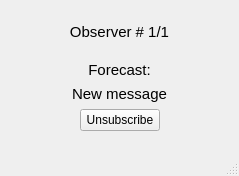
<?xml version="1.0" encoding="UTF-8"?>
<ui version="4.0">
 <class>ForecastDisplay</class>
 <widget class="QMainWindow" name="ForecastDisplay">
  <property name="geometry">
   <rect>
    <x>0</x>
    <y>0</y>
    <width>239</width>
    <height>176</height>
   </rect>
  </property>
  <property name="windowTitle">
   <string>MainWindow</string>
  </property>
  <widget class="QWidget" name="centralwidget">
   <layout class="QGridLayout" name="gridLayout">
    <item row="0" column="0">
     <layout class="QVBoxLayout" name="verticalLayout">
      <item>
       <spacer name="verticalSpacer">
        <property name="orientation">
         <enum>Qt::Vertical</enum>
        </property>
        <property name="sizeHint" stdset="0">
         <size>
          <width>20</width>
          <height>40</height>
         </size>
        </property>
       </spacer>
      </item>
      <item>
       <widget class="QLabel" name="labelId">
        <property name="font">
         <font>
          <pointsize>11</pointsize>
          <weight>50</weight>
          <bold>false</bold>
         </font>
        </property>
        <property name="text">
         <string>Observer # 1/1</string>
        </property>
        <property name="alignment">
         <set>Qt::AlignCenter</set>
        </property>
       </widget>
      </item>
      <item>
       <spacer name="verticalSpacer_2">
        <property name="orientation">
         <enum>Qt::Vertical</enum>
        </property>
        <property name="sizeHint" stdset="0">
         <size>
          <width>20</width>
          <height>40</height>
         </size>
        </property>
       </spacer>
      </item>
      <item>
       <widget class="QLabel" name="label">
        <property name="font">
         <font>
          <pointsize>11</pointsize>
          <weight>50</weight>
          <bold>false</bold>
         </font>
        </property>
        <property name="text">
         <string>Forecast:</string>
        </property>
        <property name="alignment">
         <set>Qt::AlignCenter</set>
        </property>
       </widget>
      </item>
      <item>
       <widget class="QLabel" name="messageLabel">
        <property name="font">
         <font>
          <pointsize>11</pointsize>
          <weight>50</weight>
          <bold>false</bold>
         </font>
        </property>
        <property name="text">
         <string>New message</string>
        </property>
        <property name="alignment">
         <set>Qt::AlignCenter</set>
        </property>
       </widget>
      </item>
      <item>
       <layout class="QHBoxLayout" name="horizontalLayout_2">
        <item>
         <spacer name="horizontalSpacer_3">
          <property name="orientation">
           <enum>Qt::Horizontal</enum>
          </property>
          <property name="sizeHint" stdset="0">
           <size>
            <width>40</width>
            <height>20</height>
           </size>
          </property>
         </spacer>
        </item>
        <item>
         <widget class="QPushButton" name="unsubscribeButton">
          <property name="text">
           <string>Unsubscribe</string>
          </property>
         </widget>
        </item>
        <item>
         <spacer name="horizontalSpacer_4">
          <property name="orientation">
           <enum>Qt::Horizontal</enum>
          </property>
          <property name="sizeHint" stdset="0">
           <size>
            <width>40</width>
            <height>20</height>
           </size>
          </property>
         </spacer>
        </item>
       </layout>
      </item>
      <item>
       <spacer name="verticalSpacer_3">
        <property name="orientation">
         <enum>Qt::Vertical</enum>
        </property>
        <property name="sizeHint" stdset="0">
         <size>
          <width>20</width>
          <height>40</height>
         </size>
        </property>
       </spacer>
      </item>
     </layout>
    </item>
   </layout>
  </widget>
  <widget class="QMenuBar" name="menubar">
   <property name="geometry">
    <rect>
     <x>0</x>
     <y>0</y>
     <width>239</width>
     <height>21</height>
    </rect>
   </property>
  </widget>
  <widget class="QStatusBar" name="statusbar"/>
 </widget>
 <resources/>
 <connections/>
</ui>
